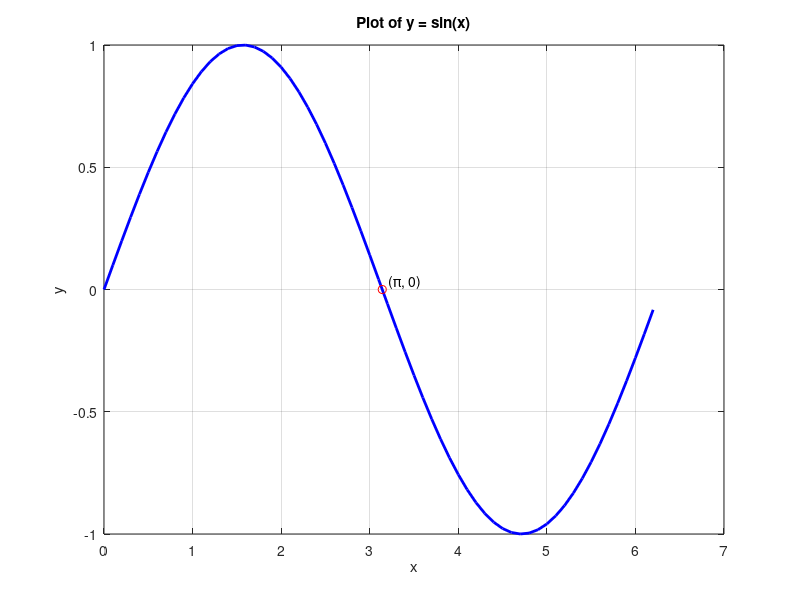

The MATLAB script that drew this image:
% Basic Plotting in MATLAB

clc;
clear;

% Create data
x = 0:0.1:2*pi;
y = sin(x);

% Plot the sine function
figure;
plot(x, y, '-b', 'LineWidth', 2);
title('Plot of y = sin(x)');
xlabel('x');
ylabel('y');
grid on;

% Annotate the plot
hold on;
plot(pi, sin(pi), 'ro'); % Highlight the point at x = pi
text(pi, sin(pi), '  (π, 0)', 'VerticalAlignment', 'bottom');

% Display the plot
hold off;
